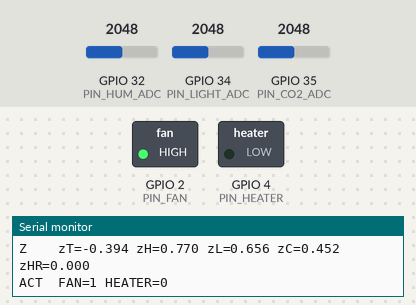
Simulated run of this sketch. Board: ESP32. Shown: switched loads named in the sketch (green lamp = pin HIGH), the last lines printed to the serial monitor. The inputs (shaded band) are chosen by the test bench; at power-on: GPIO 34 (PIN_LIGHT_ADC) = 2048, GPIO 32 (PIN_HUM_ADC) = 2048, GPIO 35 (PIN_CO2_ADC) = 2048 (analog values on the 0–4095 scale). WiFi joins after 1.5 s; servers stay silent unless stated; web services answer with replies made up by the test bench.

Above: at 5.7 s.
5.8 s: GPIO 34 (PIN_LIGHT_ADC) set to 1937
7.3 s: GPIO 34 (PIN_LIGHT_ADC) set to 1843
At 8.6 s:
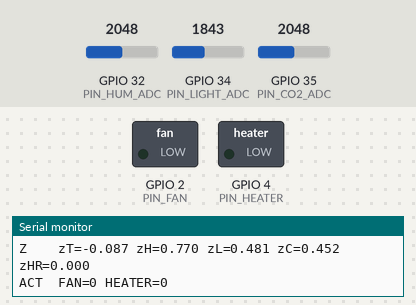
9.1 s: GPIO 34 (PIN_LIGHT_ADC) set to 2047
At 10.2 s:
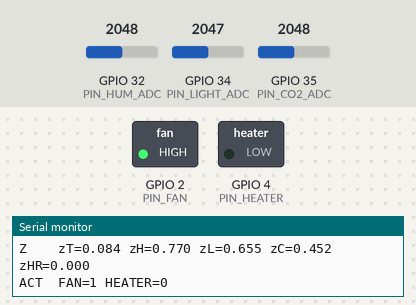
Timing chart, 0 to 12.1 s (numbered marks = the images above; inputs shaded):
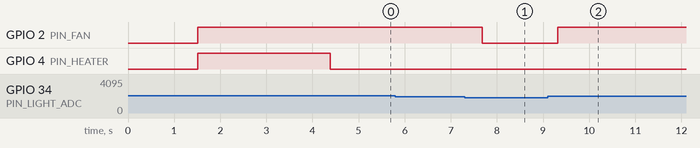

Measured:
- the behaviour switches between 1882 and 1881 on GPIO 34 (PIN_LIGHT_ADC) (found by bisection; images 0 and 1)
- after the input at 7.3 s, GPIO 2 (PIN_FAN): HIGH → LOW after 0.38 s
- after the input at 9.1 s, GPIO 2 (PIN_FAN): LOW → HIGH after 0.22 s

The sketch:

wifi-scan.ino
```cpp
#include <WiFi.h>
#include <HTTPClient.h>
#include "occupancy_model.h"

// WiFi (Wokwi)
const char* WIFI_SSID = "Wokwi-GUEST";
const char* WIFI_PASS = "";

// ThingSpeak
String THINGSPEAK_KEY = "WJ5ZQNITE6UU3K76";
const char* THINGSPEAK_URL = "http://api.thingspeak.com/update";
const unsigned long PUBLISH_INTERVAL_MS = 16000; // keep >= 15s to avoid rate limits

// Pots (ADC)
const int PIN_HUM_ADC   = 32;
const int PIN_LIGHT_ADC = 34;
const int PIN_CO2_ADC   = 35;

// Actuators
const int PIN_FAN    = 2;
const int PIN_HEATER = 4;

// StandardScaler params (from your fitted pipeline)
// Feature order: Temperature, Humidity, Light, CO2, HumidityRatio
static const float MEAN[5] = {
  2.10936164e+01f,
  2.36210357e+01f,
  2.49495596e+02f,
  6.66738895e+02f,
  3.65122328e-03f
};
static const float STDV[5] = {
  1.07776449e+00f,
  3.74383789e+00f,
  2.29705980e+02f,
  2.39564550e+02f,
  5.94066665e-04f
};

static inline float zscore(float x, int i) {
  return (x - MEAN[i]) / STDV[i];
}

float mapAdcToRange(int adc, float outMin, float outMax) {
  float x = (float)adc / 4095.0f;
  return outMin + x * (outMax - outMin);
}

void connectWiFi() {
  WiFi.mode(WIFI_STA);
  WiFi.begin(WIFI_SSID, WIFI_PASS);
  Serial.print("Connecting WiFi");
  unsigned long start = millis();
  while (WiFi.status() != WL_CONNECTED && millis() - start < 15000) {
    delay(300);
    Serial.print(".");
  }
  Serial.println();
  if (WiFi.status() == WL_CONNECTED) {
    Serial.print("WiFi OK: ");
    Serial.println(WiFi.localIP());
  } else {
    Serial.println("WiFi not connected (still running simulation).");
  }
}

void publishThingSpeak(int occ, float t, float h, float l, float c, float hr) {
  if (WiFi.status() != WL_CONNECTED) return;
  if (THINGSPEAK_KEY.startsWith("REPLACE_")) return;

  HTTPClient http;
  String url = String(THINGSPEAK_URL) +
               "?api_key=" + THINGSPEAK_KEY +
               "&field1=" + String(occ) +
               "&field2=" + String(t, 3) +
               "&field3=" + String(h, 3) +
               "&field4=" + String(l, 3) +
               "&field5=" + String(c, 3) +
               "&field6=" + String(hr, 6);

  http.begin(url);
  int code = http.GET();
  String payload = http.getString();
  http.end();

  Serial.print("ThingSpeak HTTP ");
  Serial.print(code);
  Serial.print(" resp: ");
  Serial.println(payload);
}

void setup() {
  Serial.begin(115200);
  analogReadResolution(12);

  pinMode(PIN_FAN, OUTPUT);
  pinMode(PIN_HEATER, OUTPUT);

  connectWiFi();

  Serial.println("\nOccupancy + Energy Optimizer (Decision Tree on ESP32)");
  Serial.println("Order: Temperature, Humidity, Light, CO2, HumidityRatio");
}

void loop() {
  // Simulated sensors
  int rawHum   = analogRead(PIN_HUM_ADC);
  int rawLight = analogRead(PIN_LIGHT_ADC);
  int rawCO2   = analogRead(PIN_CO2_ADC);

  // Map to realistic-ish ranges near your training distribution
  float Temperature = 20.0f + 3.0f * sin(millis() / 25000.0f); // ~17..23
  float Humidity    = mapAdcToRange(rawHum, 18.0f, 35.0f);
  float Light       = mapAdcToRange(rawLight, 0.0f, 800.0f);
  float CO2         = mapAdcToRange(rawCO2, 350.0f, 1200.0f);

  // Option A: fixed HumidityRatio at training mean to avoid formula mismatch
  float HumidityRatio = MEAN[4];

  // Scale for the exported tree (tree splits are in z-space)
  float zT  = zscore(Temperature, 0);
  float zH  = zscore(Humidity, 1);
  float zL  = zscore(Light, 2);
  float zC  = zscore(CO2, 3);
  float zHR = zscore(HumidityRatio, 4); // will be ~0

  int occ = predict_occupancy(zT, zH, zL, zC, zHR);

  // Energy optimization
  if (occ == 1) {
    digitalWrite(PIN_FAN, HIGH);
    digitalWrite(PIN_HEATER, (Temperature < 20.5f) ? HIGH : LOW);
  } else {
    digitalWrite(PIN_FAN, LOW);
    digitalWrite(PIN_HEATER, LOW);
  }

  // Insight
  Serial.println("--------------------------------------------------");
  Serial.printf("RAW  T=%.2f H=%.2f L=%.1f CO2=%.1f HR=%.6f => occ=%d\n",
                Temperature, Humidity, Light, CO2, HumidityRatio, occ);
  Serial.printf("Z    zT=%.3f zH=%.3f zL=%.3f zC=%.3f zHR=%.3f\n",
                zT, zH, zL, zC, zHR);
  Serial.printf("ACT  FAN=%d HEATER=%d\n", digitalRead(PIN_FAN), digitalRead(PIN_HEATER));

  // Publish
  static unsigned long lastPub = 0;
  if (millis() - lastPub >= PUBLISH_INTERVAL_MS) {
    publishThingSpeak(occ, Temperature, Humidity, Light, CO2, HumidityRatio);
    lastPub = millis();
  }

  delay(400); // fast local loop; publish still throttled
}
```

occupancy_model.h
```cpp
#ifndef OCCUPANCY_MODEL_H
#define OCCUPANCY_MODEL_H

// Auto-generated decision tree model
// ESP32 / Arduino compatible
// Returns: 0 = Unoccupied, 1 = Occupied

static inline int predict_occupancy(
    float Temperature,
    float Humidity,
    float Light,
    float CO2,
    float HumidityRatio
) {
  if (Light <= 0.514264f) {
    if (CO2 <= 0.259893f) {
      if (Light <= 0.181229f) {
        return 0;
      } else {
        if (Humidity <= -1.590445f) {
          return 0;
        } else {
          return 0;
        }
      }
    } else {
      return 0;
    }
  } else {
    if (CO2 <= -0.815496f) {
      return 1;
    } else {
      if (Light <= 1.368072f) {
        if (Temperature <= 1.036992f) {
          if (Humidity <= -0.830307f) {
            return 1;
          } else {
            return 1;
          }
        } else {
          if (CO2 <= 0.753497f) {
            return 1;
          } else {
            return 1;
          }
        }
      } else {
        if (CO2 <= 1.509382f) {
          return 1;
        } else {
          return 1;
        }
      }
    }
  }

}

#endif // OCCUPANCY_MODEL_H
```
